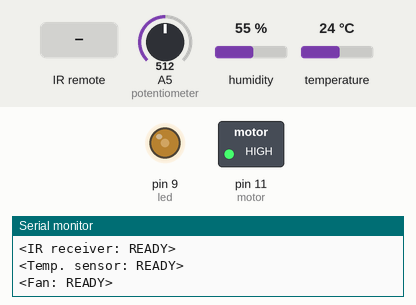
Recording of a sketch running on a simulated Arduino Uno, built with avr-gcc and run on an emulated ATmega328P. Parts: switched loads named in the sketch (green lamp = pin HIGH), output pins drawn as LEDs (lit = HIGH), the last lines printed to the serial monitor. Dashed ring = blinking. Inputs (shaded band) come from the test bench; at power-on: A5 (potentiometer) = 512, humidity 55 %, temperature 24 °C.

Above: at 1.5 s.
1.6 s: A5 (potentiometer) set to 524
At 2.29 s:
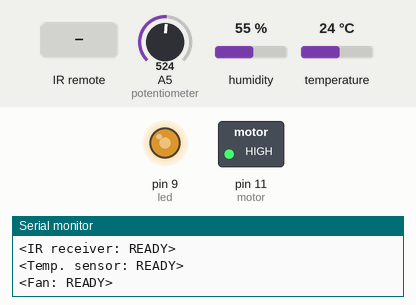
4.6 s: A5 (potentiometer) set to 674
7.6 s: A5 (potentiometer) set to 704
At 8.4 s:
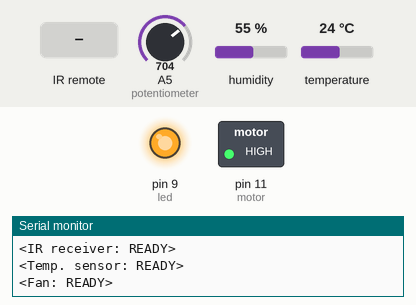
9.2 s: A5 (potentiometer) set to 306
At 9.64 s:
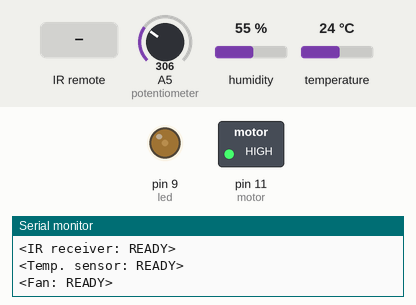
15.2 s: infrared code 0xFFA25D received
At 16.6 s:
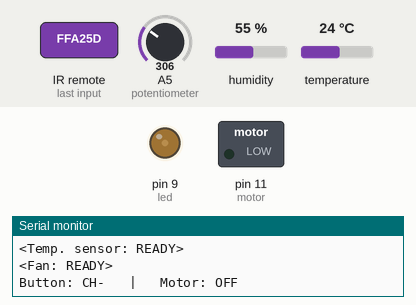
Timing chart, 0 to 17.8 s (numbered marks = the images above; inputs shaded):
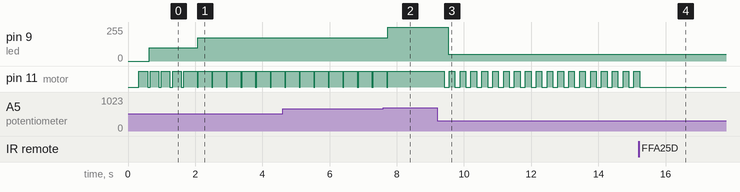

Measured:
- the behaviour switches between 513 and 514 on A5 (potentiometer) (found by bisection; images 0 and 1)
- the behaviour switches between 686 and 687 on A5 (potentiometer) (found by bisection; images 1 and 2)
- after the input at 1.6 s, pin 9 (led): 100/255 → 175/255 after 0.47 s; pin 11 (motor): alternates HIGH for 0.40 s and LOW for 0.03 s, starting after 0.46 s
- after the input at 7.6 s, pin 9 (led): 175/255 → 255/255 after 0.13 s; pin 11 (motor): goes on until 7.7 s, then stays HIGH
- after the input at 9.2 s, pin 9 (led): 255/255 → 50/255 after 0.34 s; pin 11 (motor): alternates HIGH for 0.17 s and LOW for 0.15 s, starting after 0.21 s
- after the input at 15.2 s, pin 11 (motor): goes on until 15.2 s, then stays LOW
- by itself, pin 11 (motor): alternates HIGH for 0.26 s and LOW for 0.08 s

The sketch:

FinalCodeV4_Pot_Official.ino
```cpp
/* PWR          FF629D
  CH            FFE21D
  |<<           FF22DD
  >|            FFC23D
  >>|           FF02FD
  -             FFE01F
  Plus          FFA857
  EQ            FF906F
  0             FF6897
  100           FF9867
  200           FFB04F
  1             FF30CF
  2             FF18E7
  3             FF7A85
  4             FF10EF
  5             FF38C7
  6             FF5AA5
  7             FF42BD
  8             FF48B5
  9             FF52AD

Jeremy Perez, Team 1-1 ENGR 100-001

This is the final version of the code

To be presented 4 Apr. 2017 */

#include <dht.h>
#define dht_dpin A0 //ANALOG 0
dht DHT;

#include <IRremote.h>
int RECV_PIN = 7; //IR PIN
IRrecv irrecv(RECV_PIN);
decode_results results;

int motor = 11; //PWM/DIGITAL 11
boolean autoMan = false; //determines if in auto-adjust mode
boolean motorOn = true; //dertermines of motor is active
boolean power = false;
int autoMotorSpeed = 0;
int manMotorSpeed = 0;
int motorMan = 0;

int button = 13; //DIGITAL 11
int led = 9; //PWM/DIGITAL 9
int t = 0;

boolean track;

int potentiometer = 5; //ANALOG 5
boolean pot;

void setup() {
  // put your setup code here, to run once:
  pinMode(motor, OUTPUT);
  pinMode(led, OUTPUT);
  Serial.begin(9600);
  irrecv.enableIRIn();
  Serial.println("ENGR 100 Team 1-1 Auto-adjusting Fan\n");
  delay(50);
  Serial.print("<IR receiver: ");
  delay(50);
  Serial.println("READY>");
  delay(50);
  Serial.print("<Temp. sensor: ");
  delay(50);
  Serial.println("READY>");
  delay(50);
  Serial.print("<Fan: ");
  delay(50);
  Serial.println("READY>\n\n");
}

void autoManIR() {
  switch (results.value) {
    case 0xFF38C7:
      autoMan = !autoMan;
      Serial.print("Button; 5 |   AUTO: ");
      if(autoMan==false)
      {
      Serial.println("ON");
      }
      else
      {
      Serial.println("OFF");
      }
      irrecv.resume();
      break;
    case 0x488F3CBB:
      autoMan = !autoMan;
      Serial.print("Button; 5 |   AUTO: ");
      if(autoMan==false)
      {
      Serial.println("ON");
      }
      else
      {
      Serial.println("OFF");
      }
      irrecv.resume();
      break;
    case 0xFFA25D:
      Serial.println("Button: CH-   |   Motor: OFF");
      t = 0;
      autoMan = false;
      motorOn = false;
      irrecv.resume();
      break;
    case 0xE318261B:
      Serial.println("Button: CH-   |   Motor: OFF");
      t = 0;
      autoMan = false;
      motorOn = false;
      irrecv.resume();
      break;


    case 0xFFE21D:
      Serial.println("Button: CH+   |   Motor: ON  ");
      motorOn = true;
      irrecv.resume();
      break;
    case 0xEE886D7F:
      Serial.println("Button: CH+   |   Motor: ON  ");
      motorOn = true;
      irrecv.resume();
      break;
  }
}
void translateIR() {
  switch (results.value) {
    case 0xFF30CF:
      Serial.println("Button: 1   |   Motor: HIGH  ");
      t = 1;
      track = true;
      irrecv.resume();
      break;
    case 0x9716BE3F:
      Serial.println("Button: 1   |   Motor: HIGH  ");
      t = 1;
      track = true;
      irrecv.resume();
      break;


    case 0xFF18E7:
      Serial.println("Button: 2   |   Motor: MED  ");
      t = 2;
      irrecv.resume();
      break;
    case 0x3D9AE3F7:
      Serial.println("Button: 2   |   Motor: MED  ");
      t = 2;
      irrecv.resume();


    case 0xFF7A85:
      Serial.println("Button: 3   |   Motor: LOW  ");
      t = 3;
      irrecv.resume();
      break;
    case 0x6182021B:
      Serial.println("Button: 3   |   Motor: LOW  ");
      t = 3;
      irrecv.resume();
      break;
  }
}
void loop() {
  // put your main code here, to run repeatedly:
  int potRead = analogRead(potentiometer);
  potRead = map(potRead, 0, 1023, 0, 255);
  int potTrack = constrain(potRead, 0, 255);

  DHT.read11(dht_dpin);
  double tempFahr = round(DHT.temperature * 1.8) + 32;
  int temp = map(tempFahr, 72, 80, 80, 255);
  temp = constrain(temp, 0, 255);

  if (irrecv.decode(&results))
  {
    autoManIR();

    if (autoMan == false && pot == false)
    {
      translateIR();
      //Serial.println(results.value, HEX);
    }
    irrecv.resume(); // Receive the next value
  }
  if (potTrack > 51 && potTrack <= 212)
  {
    autoMan = false;
  }
  {
    if (pot == false)
    {
      if (t == 0)
      {
        analogWrite(motor, 0);
        analogWrite(led, 0);
      }
      if (t == 1)
      {
        analogWrite(motor, 255);
        analogWrite(led, 255);
      }
      if (t == 2)
      {
        analogWrite(motor, 255);
        delay(400);
        analogWrite(motor, 0);
        delay(10);
        analogWrite(led, 160);
      }
      if (t == 3)
      {
        analogWrite(motor, 255);
        delay(255);
        analogWrite(motor, 0);
        delay(55);
        analogWrite(led, 45);
      }
    }

    if (autoMan == true && motorOn == true)
    {
      if (temp < 80)    {
        digitalWrite(motor, LOW);
        digitalWrite(led, LOW);
      }
      else if (temp >= 80 && temp < 115)
      {
        analogWrite(motor, 255);
        delay(170);
        analogWrite(motor, 0);
        delay(130);
      }
      else if (temp >= 115 && temp < 150)
      {
        analogWrite(motor, 255);
        delay(255);
        analogWrite(motor, 0);
        delay(55);
      }
      else if (temp >= 150 && temp < 185)
      {
        analogWrite(motor, 255);
        delay(400);
        analogWrite(motor, 0);
        delay(10);
      }
      else if (temp >= 185 && temp <= 255)
      {
        analogWrite(motor, 255);
      }

      digitalWrite(led, HIGH);
      delay(10);
      digitalWrite(led, LOW);

      Serial.print("temperature = ");
      Serial.print(tempFahr);
      Serial.print("F or ");
      Serial.print(DHT.temperature);
      Serial.print("C   |  ");
      Serial.print("analog value = ");
      Serial.println(temp);
      //delay(100);
    }
    else if (autoMan == false && motorOn == true)
    {
      if (potTrack >= 0 && potTrack <= 42)
      {
        pot = false;
        //Serial.println(potRead);
      }
      else if (potTrack > 42 && potTrack <= 85)
      {
        autoMan = false;
        t = 0;
        pot = true;
        motorOn = true;
        analogWrite(motor, 255);
        delay(170);
        analogWrite(motor, 0);
        delay(130);
        analogWrite(led, 50);
        //Serial.println(potRead);
      }
      else if (potTrack > 85 && potTrack <= 127)
      {
        autoMan = false;
        t = 0;
        pot = true;
        motorOn = true;
        analogWrite(motor, 255);
        delay(255);
        analogWrite(motor, 0);
        delay(55);
        analogWrite(led, 100);
        //Serial.println(potRead);
      }
      else if (potTrack > 127 && potTrack <= 170)
      {
        autoMan = false;
        t = 0;
        pot = true;
        motorOn = true;
        analogWrite(motor, 255);
        delay(400);
        analogWrite(motor, 0);
        delay(10);
        analogWrite(led, 175);
        // Serial.println(potRead);
      }
      else if (potTrack > 170 && potTrack <= 212)
      {
        autoMan = false;
        t = 0;
        pot = true;
        motorOn = true;
        analogWrite(motor, 255);
        analogWrite(led, 255);
        //Serial.println(potRead);
      }
      else if (potTrack > 212 && potTrack <= 255)
      {
        autoMan = true;
        pot = false;
        t = 0;
        motorOn = true;
        Serial.print("autoMan ");
        Serial.println(autoMan);
        Serial.print("pot ");
        Serial.println(pot);
        Serial.print("motorOn ");
        Serial.println(motorOn);
        delay(200);
      }
    }
  }
}
```
